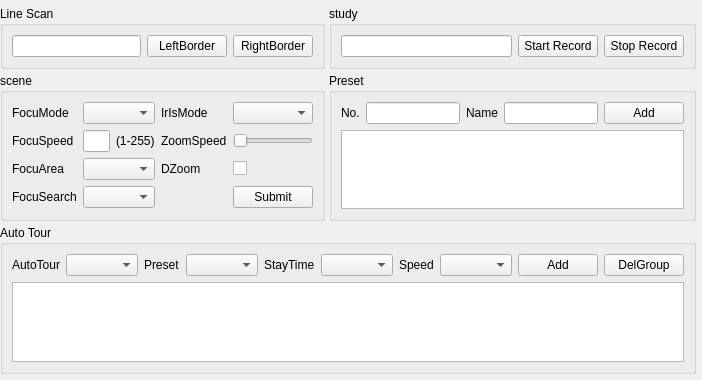
<?xml version="1.0" encoding="UTF-8"?>
<ui version="4.0">
 <class>FormPtzAdvanced</class>
 <widget class="QWidget" name="FormPtzAdvanced">
  <property name="geometry">
   <rect>
    <x>0</x>
    <y>0</y>
    <width>670</width>
    <height>380</height>
   </rect>
  </property>
  <property name="windowTitle">
   <string>Form</string>
  </property>
  <layout class="QGridLayout" name="gridLayout">
   <property name="leftMargin">
    <number>0</number>
   </property>
   <property name="topMargin">
    <number>6</number>
   </property>
   <property name="rightMargin">
    <number>6</number>
   </property>
   <property name="bottomMargin">
    <number>6</number>
   </property>
   <property name="spacing">
    <number>4</number>
   </property>
   <item row="0" column="0">
    <widget class="QGroupBox" name="GBoxPtzALineScan">
     <property name="title">
      <string>Line Scan</string>
     </property>
     <layout class="QGridLayout" name="gridLayout_3">
      <item row="0" column="0">
       <layout class="QHBoxLayout" name="HLayoutPtzALineScan">
        <item>
         <widget class="QLineEdit" name="LiEditPtzALineScan"/>
        </item>
        <item>
         <widget class="QPushButton" name="BtnPtzALineScanSetLeftBorder">
          <property name="text">
           <string>LeftBorder</string>
          </property>
         </widget>
        </item>
        <item>
         <widget class="QPushButton" name="BtnPtzALineScanSetRightBorder">
          <property name="text">
           <string>RightBorder</string>
          </property>
         </widget>
        </item>
       </layout>
      </item>
     </layout>
    </widget>
   </item>
   <item row="0" column="1">
    <widget class="QGroupBox" name="GBoxStudy">
     <property name="title">
      <string>study</string>
     </property>
     <layout class="QGridLayout" name="gridLayout_4">
      <item row="0" column="0">
       <layout class="QHBoxLayout" name="HLayoutStudy">
        <item>
         <widget class="QLineEdit" name="LiEditPtzAStudy"/>
        </item>
        <item>
         <widget class="QPushButton" name="BtnPtzAStudyStartRecord">
          <property name="text">
           <string>Start Record</string>
          </property>
         </widget>
        </item>
        <item>
         <widget class="QPushButton" name="BtnPtzAStudyStopRecord">
          <property name="text">
           <string>Stop Record</string>
          </property>
         </widget>
        </item>
       </layout>
      </item>
     </layout>
    </widget>
   </item>
   <item row="1" column="0">
    <widget class="QGroupBox" name="GBoxPtzAScene">
     <property name="title">
      <string>scene</string>
     </property>
     <layout class="QGridLayout" name="gridLayout_2">
      <item row="0" column="0">
       <layout class="QGridLayout" name="GLayoutPtzAScene">
        <item row="2" column="1">
         <widget class="QComboBox" name="CBoxPtzASceneFocuArea"/>
        </item>
        <item row="1" column="0">
         <widget class="QLabel" name="LabPtzASceneFocuSpeed">
          <property name="text">
           <string>FocuSpeed</string>
          </property>
         </widget>
        </item>
        <item row="2" column="0">
         <widget class="QLabel" name="LabPtzASceneFocuArea">
          <property name="text">
           <string>FocuArea</string>
          </property>
         </widget>
        </item>
        <item row="0" column="0">
         <widget class="QLabel" name="LabPtzASceneFocuMode">
          <property name="text">
           <string>FocuMode</string>
          </property>
         </widget>
        </item>
        <item row="3" column="0">
         <widget class="QLabel" name="LabPtzASceneFocuSearch">
          <property name="text">
           <string>FocuSearch</string>
          </property>
         </widget>
        </item>
        <item row="0" column="2">
         <widget class="QLabel" name="LabPtzASceneFocuIrisMode">
          <property name="text">
           <string>IrIsMode</string>
          </property>
         </widget>
        </item>
        <item row="3" column="1">
         <widget class="QComboBox" name="CBoxPtzASceneFocuSearch"/>
        </item>
        <item row="0" column="1">
         <widget class="QComboBox" name="CBoxPtzASceneFocuMode"/>
        </item>
        <item row="1" column="2">
         <widget class="QLabel" name="LabPtzASceneZoomSpeed">
          <property name="text">
           <string>ZoomSpeed</string>
          </property>
         </widget>
        </item>
        <item row="3" column="3">
         <widget class="QPushButton" name="BtnPtzASceneSubmit">
          <property name="text">
           <string>Submit</string>
          </property>
         </widget>
        </item>
        <item row="1" column="3">
         <widget class="QSlider" name="HSliderPtzASceneZoomSpeed">
          <property name="orientation">
           <enum>Qt::Horizontal</enum>
          </property>
         </widget>
        </item>
        <item row="0" column="3">
         <widget class="QComboBox" name="CBoxPtzASceneIrisMode"/>
        </item>
        <item row="2" column="3">
         <widget class="QCheckBox" name="CBoxPtzASceneDZoom">
          <property name="text">
           <string/>
          </property>
         </widget>
        </item>
        <item row="2" column="2">
         <widget class="QLabel" name="LabPtzASceneDZoom">
          <property name="text">
           <string>DZoom</string>
          </property>
         </widget>
        </item>
        <item row="1" column="1">
         <layout class="QHBoxLayout" name="horizontalLayout_2">
          <item>
           <widget class="QLineEdit" name="LiEditPtzASceneFocuSpeed">
            <property name="maximumSize">
             <size>
              <width>40</width>
              <height>16777215</height>
             </size>
            </property>
           </widget>
          </item>
          <item>
           <widget class="QLabel" name="LabPtzASceneFocuSpeedMax">
            <property name="text">
             <string>(1-255)</string>
            </property>
           </widget>
          </item>
         </layout>
        </item>
       </layout>
      </item>
     </layout>
    </widget>
   </item>
   <item row="1" column="1">
    <widget class="QGroupBox" name="GBoxPtzAPreset">
     <property name="title">
      <string>Preset</string>
     </property>
     <layout class="QGridLayout" name="gridLayout_6">
      <item row="0" column="0">
       <layout class="QHBoxLayout" name="HLayoutPtzAPreset">
        <item>
         <widget class="QLabel" name="LabPtzAPresetNo">
          <property name="text">
           <string>No.</string>
          </property>
         </widget>
        </item>
        <item>
         <widget class="QLineEdit" name="LiEditPtzAPresetNo"/>
        </item>
        <item>
         <widget class="QLabel" name="LabPtzAPresetName">
          <property name="text">
           <string>Name</string>
          </property>
         </widget>
        </item>
        <item>
         <widget class="QLineEdit" name="LiEditPtzAPresetName"/>
        </item>
        <item>
         <widget class="QPushButton" name="BtnPtzAPresetAdd">
          <property name="text">
           <string>Add</string>
          </property>
         </widget>
        </item>
       </layout>
      </item>
      <item row="1" column="0">
       <widget class="QTableView" name="TviewPtzAPreset"/>
      </item>
     </layout>
    </widget>
   </item>
   <item row="2" column="0" colspan="2">
    <widget class="QGroupBox" name="GBoxPtzAAutoTour">
     <property name="title">
      <string>Auto Tour</string>
     </property>
     <layout class="QGridLayout" name="gridLayout_5">
      <item row="0" column="0">
       <layout class="QHBoxLayout" name="HLayoutPtzAAutoTour">
        <item>
         <widget class="QLabel" name="LabPtzAAutoTourNo">
          <property name="text">
           <string>AutoTour</string>
          </property>
         </widget>
        </item>
        <item>
         <widget class="QComboBox" name="CBoxPtzAAutoTourNo"/>
        </item>
        <item>
         <widget class="QLabel" name="LabPtzAAutoTourPreset">
          <property name="text">
           <string>Preset</string>
          </property>
         </widget>
        </item>
        <item>
         <widget class="QComboBox" name="CBoxPtzAAutoTourPresetNo"/>
        </item>
        <item>
         <widget class="QLabel" name="LabPtzAAutoTourStayTime">
          <property name="text">
           <string>StayTime</string>
          </property>
         </widget>
        </item>
        <item>
         <widget class="QComboBox" name="CBoxPtzAAutoTourStayTime"/>
        </item>
        <item>
         <widget class="QLabel" name="LabPtzAAutoTourSpeed">
          <property name="text">
           <string>Speed</string>
          </property>
         </widget>
        </item>
        <item>
         <widget class="QComboBox" name="CBoxPtzAAutoTourSpeed"/>
        </item>
        <item>
         <widget class="QPushButton" name="BtnPtzAAutoTourAdd">
          <property name="text">
           <string>Add</string>
          </property>
         </widget>
        </item>
        <item>
         <widget class="QPushButton" name="BtnPtzAAutoTourDelGroup">
          <property name="text">
           <string>DelGroup</string>
          </property>
         </widget>
        </item>
       </layout>
      </item>
      <item row="1" column="0">
       <widget class="QTableView" name="TviewPtzAAutoTour"/>
      </item>
     </layout>
    </widget>
   </item>
  </layout>
 </widget>
 <resources/>
 <connections/>
</ui>
